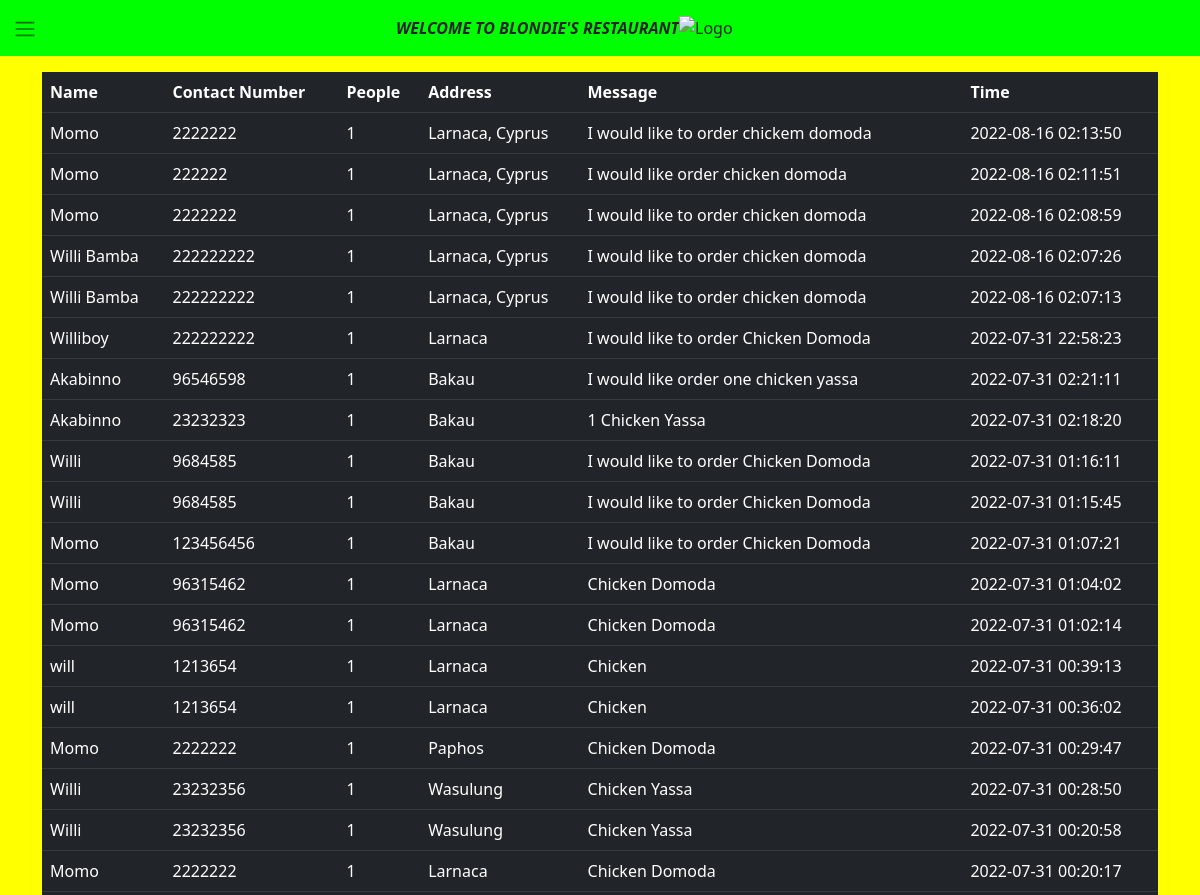
The page /orders (signed in, upper part) on the database as committed earlier.
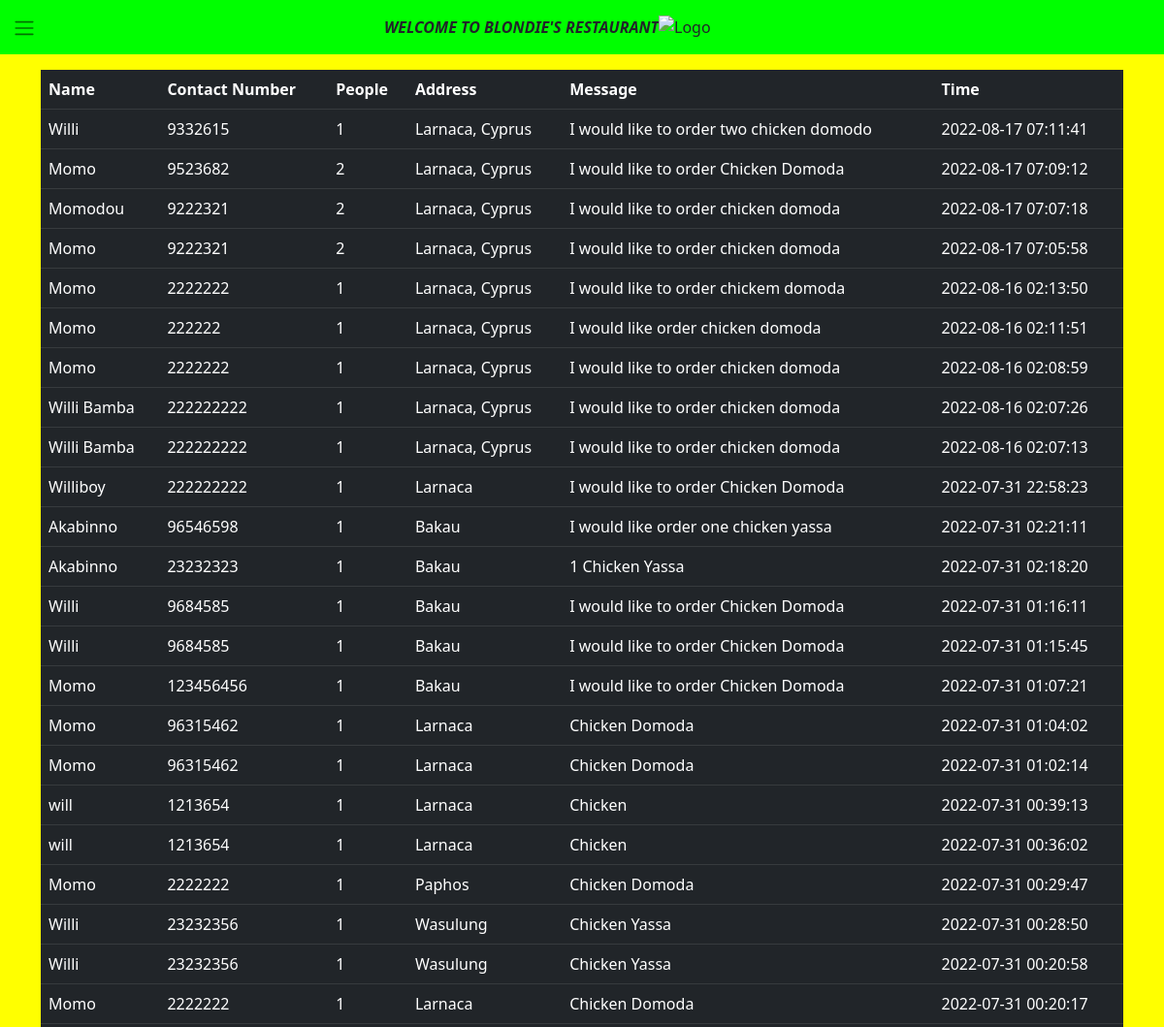
The same page on the database as committed later.
### tables this page shows
CREATE TABLE ORDERS(orderr_id INTEGER PRIMARY KEY AUTOINCREMENT,  name TEXT NOT NULL, contact_number NUMBER NOT NULL, people INT NOT NULL, address CHAR(50), message TEXT NOT NULL, time TIMESTAMP DEFAULT CURRENT_TIMESTAMP);

### app.py (the view)
@app.route("/orders")
@login_required
def orders():
    con.execute('SELECT name, contact_number, people, address, message, time FROM ORDERS ORDER BY time DESC')
    Orders = con.fetchall()
    return render_template("orders.html", Orders=Orders)

### app.py (called while the page is built)
def login_required(f):
    @wraps(f)
    def decorated_function(*args, **kwargs):
        if session.get("user_id") is None:
            return redirect("/login")
        return f(*args, **kwargs)
    return decorated_function

### templates/orders.html (shortened to what this page needs)
{% extends "layout.html" %}
{% block content %}
    <table class="table table-stiped table-dark">
        <thead>
            <tr>
                <th>Name</th>
                <th>Contact Number</th>
                <th>People</th>
                <th>Address</th>
                <th>Message</th>
                <th>Time</th>
            </tr>
        </thead>
        <tbody>
            {% for order in Orders %}
            <tr>
                <td> {{ order[0] }} </td>
                <td> {{ order[1] }} </td>
                <td> {{ order[2] }} </td>
                <td> {{ order[3] }} </td>
                <td> {{ order[4] }} </td>
                <td> {{ order[5] }} </td>
            </tr>
            {% endfor %}
        </tbody>
    </table>
{% endblock %}

### templates/layout.html (shortened to what this page needs)
<!DOCTYPE html>
<html lang="en">
    <head>
        <link href="https://cdn.jsdelivr.net/npm/bootstrap@5.2.0-beta1/dist/css/bootstrap.min.css" rel="stylesheet">
        <link href="../static/style.css" rel="stylesheet">
    </head>
    <body class="d-flex flex-column min-vh-100">
        <header class="sticky-top" style="background-color:lime">
            <nav class="navbar container-fluid">
                <button class="btn" type="button" id="dropdownMenuButton" data-bs-toggle="dropdown" aria-expanded="false" aria-label="Toggle navigation">
                  <span class="navbar-toggler-icon"></span>
                </button>
            </nav>
            <div class="position-absolute top-50 start-50 translate-middle align-items-center" style="display: flex;">
                <a class="navbar-brand"><b><i>WELCOME TO BLONDIE'S RESTAURANT</i></b></a>
                <img class="img-fluid" src="../static/images/logo1.png" width="125" alt="Logo">
            </div>
        </header>
        <main class="container my-3">
            {% block content %} {% endblock %}
        </main>
    </body>
</html>

### static/style.css (style rules this page uses)
body { box-sizing: border-box; background-color: yellow; }
*, *:before, *:after { box-sizing: inherit; }

Rows that differ between the two databases and show on the page:
added ORDERS: name "Willi", contact_number "9332615", people "1", address "Larnaca, Cyprus", message "I would like to order two chicken domodo", time "2022-08-17 07:11:41"
added ORDERS: name "Momo", contact_number "9523682", people "2", address "Larnaca, Cyprus", message "I would like to order Chicken Domoda", time "2022-08-17 07:09:12"
added ORDERS: name "Momodou", contact_number "9222321", people "2", address "Larnaca, Cyprus", message "I would like to order chicken domoda", time "2022-08-17 07:07:18"
added ORDERS: name "Momo", contact_number "9222321", people "2", address "Larnaca, Cyprus", message "I would like to order chicken domoda", time "2022-08-17 07:05:58"
